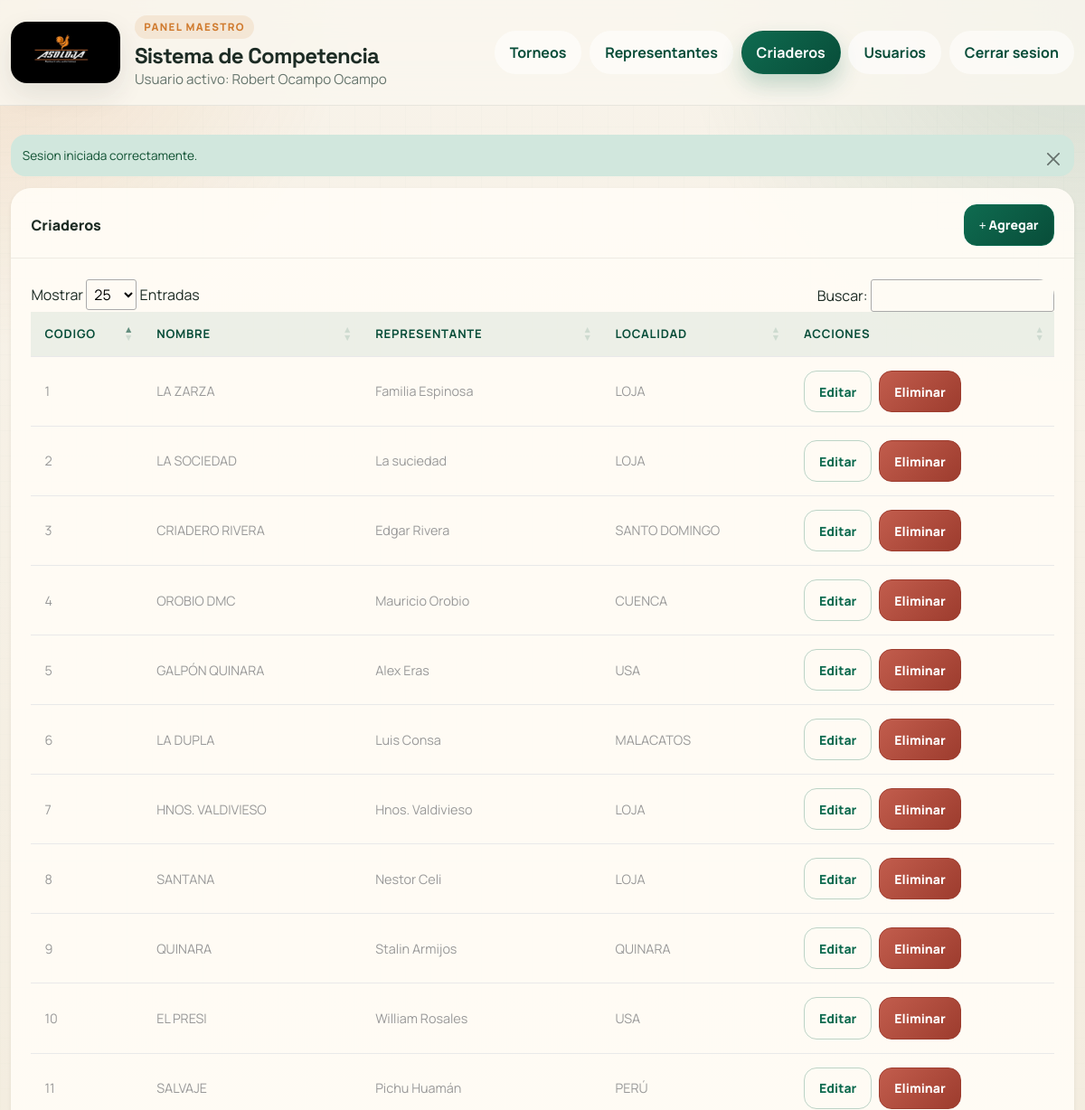
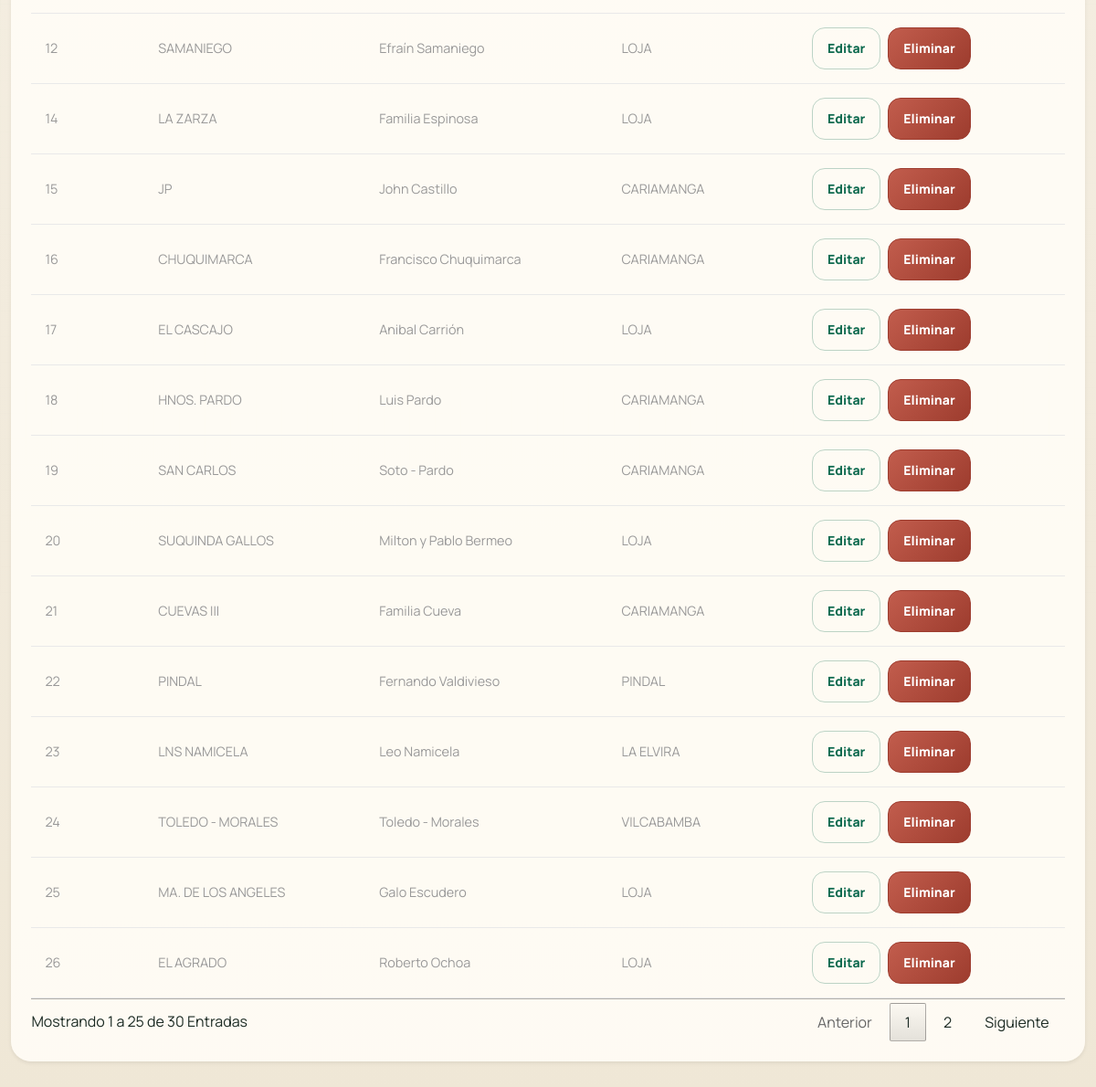
Screenshot of /admin/secciones/familias/index.php (signed in) with the database file from the repository (2 pictures, top to bottom).
### tables this page shows
CREATE TABLE `familias` (
  `codigo` int(11) NOT NULL,
  `nombre` varchar(255) NOT NULL,
  `localidad` varchar(255) NOT NULL,
  `representanteId` int(11) NOT NULL
);

CREATE TABLE `representante` (
  `ID` int(11) NOT NULL,
  `nombreCompleto` varchar(255) NOT NULL,
  `localidad` varchar(255) NOT NULL
);

### admin/secciones/familias/index.php (the view, shortened to what this page needs)
<?php
require_once __DIR__ . '/../../includes/app.php';
require_once __DIR__ . '/../../bd.php';
$consulta = $conexion->query('
    SELECT familias.codigo, familias.nombre, familias.localidad, representante.nombreCompleto
    FROM familias
    INNER JOIN representante ON familias.representanteId = representante.ID
    ORDER BY familias.nombre ASC
');
$lista_fam = $consulta->fetchAll();
include __DIR__ . '/../../templates/header.php';
?>
<div class="card shadow-sm border-0">
    <div class="card-header d-flex justify-content-between align-items-center">
        <span>Criaderos</span>
        <a class="btn btn-primary btn-sm" href="crear.php"><i class="fa-solid fa-plus"></i> Agregar</a>
    </div>
    <div class="card-body">
        <div class="table-responsive">
            <table class="table align-middle" id="tabla_id">
                <thead class="table-light">
                    <tr>
                        <th>Codigo</th>
                        <th>Nombre</th>
                        <th>Representante</th>
                        <th>Localidad</th>
                        <th>Acciones</th>
                    </tr>
                </thead>
                <tbody>
                    <?php foreach ($lista_fam as $registro): ?>
                        <tr>
                            <td><?php echo e((string) $registro['codigo']); ?></td>
                            <td><?php echo e($registro['nombre']); ?></td>
                            <td><?php echo e($registro['nombreCompleto']); ?></td>
                            <td><?php echo e($registro['localidad']); ?></td>
                            <td class="d-flex gap-2">
                                <a class="btn btn-outline-primary btn-sm" href="modificar.php?txtID=<?php echo urlencode((string) $registro['codigo']); ?>">Editar</a>
                                <?php echo render_delete_button('eliminar_familia', (int) $registro['codigo']); ?>
                            </td>
                        </tr>
                    <?php endforeach; ?>
                </tbody>
            </table>
        </div>
    </div>
</div>
<?php include __DIR__ . '/../../templates/footer.php'; ?>

### admin/templates/header.php (shortened to what this page needs)
<?php
require_once __DIR__ . '/../includes/app.php';
$rutaActual = $_SERVER['REQUEST_URI'] ?? '';
?>
<!doctype html>
<html lang="es">
<head>
  <link href="<?php echo e(admin_url('bootstrap/css/bootstrap.min.css')); ?>" rel="stylesheet">
  <link href="<?php echo e(admin_url('bootstrap/css/all.min.css')); ?>" rel="stylesheet">
  <link href="<?php echo e(asset_url('css/estilo.css')); ?>" rel="stylesheet" type="text/css">
  <link href="<?php echo e(asset_url('css/style.css')); ?>" rel="stylesheet" type="text/css">
  <link href="<?php echo e(asset_url('css/style-responsive.css')); ?>" rel="stylesheet">
  <link href="<?php echo e(asset_url('css/monthly.css')); ?>" rel="stylesheet">
  <link href="<?php echo e(asset_url('css/admin-panel.css')); ?>" rel="stylesheet">
  <link href="<?php echo e(asset_url('DataTables/datatables.min.css')); ?>" rel="stylesheet">
</head>
<body class="app-shell">
  <header class="app-topbar">
    <div class="container-fluid py-3 d-flex flex-column flex-lg-row align-items-lg-center justify-content-lg-between gap-3">
      <div class="app-brand d-flex align-items-center gap-3">
        <img src="<?php echo e(asset_url('images/Logo.png')); ?>" alt="Logo" style="height: 68px; width: auto;">
        <div>
          <span class="app-kicker">Panel maestro</span>
          <h1 class="app-title">Sistema de Competencia</h1>
          <div class="app-subtitle">Usuario activo: <?php echo e($_SESSION['nombre'] ?? $_SESSION['apodo']); ?></div>
        </div>
      </div>
      <nav class="nav nav-pills flex-wrap app-nav">
        <a class="nav-link <?php echo strpos($rutaActual, '/secciones/torneos') !== false ? 'active' : ''; ?>" href="<?php echo e(admin_url('secciones/torneos/')); ?>">Torneos</a>
        <a class="nav-link <?php echo strpos($rutaActual, '/secciones/representantes') !== false ? 'active' : ''; ?>" href="<?php echo e(admin_url('secciones/representantes/')); ?>">Representantes</a>
        <a class="nav-link <?php echo strpos($rutaActual, '/secciones/familias') !== false ? 'active' : ''; ?>" href="<?php echo e(admin_url('secciones/familias/')); ?>">Criaderos</a>
        <a class="nav-link <?php echo strpos($rutaActual, '/secciones/usuarios') !== false ? 'active' : ''; ?>" href="<?php echo e(admin_url('secciones/usuarios/')); ?>">Usuarios</a>
        <a class="nav-link" href="<?php echo e(admin_url('cerrar.php')); ?>">Cerrar sesion</a>
      </nav>
    </div>
  </header>
  <main class="container-fluid app-main">
    <?php render_flash(); ?>

### admin/includes/app.php (shortened to what this page needs)
<?php
function app_scheme(): string
{
    return 'http';
}
function admin_base_url(): string
{
    $host = $_SERVER['HTTP_HOST'] ?? 'localhost';
    return app_scheme() . '://' . $host . '/SG/admin/';
}
function app_root_url(): string
{
    return substr(admin_base_url(), 0, -6);
}
function admin_url(string $path = ''): string
{
    return admin_base_url() . ltrim($path, '/');
}
function asset_url(string $path = ''): string
{
    return rtrim(app_root_url(), '/') . '/' . ltrim($path, '/');
}
function pull_flash(): ?array
{
    $flash = $_SESSION['flash'];
    return $flash;
}
function csrf_token(): string
{
    return $_SESSION['csrf_token'];
}
function csrf_input(): string
{
    return '<input type="hidden" name="csrf_token" value="' . htmlspecialchars(csrf_token(), ENT_QUOTES, 'UTF-8') . '">';
}
function e(?string $value): string
{
    return htmlspecialchars((string) $value, ENT_QUOTES, 'UTF-8');
}
function render_flash(): void
{
    $flash = pull_flash();
    echo '<div class="alert alert-' . e($flash['type']) . ' alert-dismissible fade show" role="alert">';
    echo e($flash['message']);
    echo '<button type="button" class="btn-close" data-bs-dismiss="alert" aria-label="Cerrar"></button>';
    echo '</div>';
}
function render_delete_button(string $name, int $id, string $label = 'Eliminar', string $class = 'btn btn-danger btn-sm'): string
{
    return '<form method="post" class="d-inline">'
        . csrf_input()
        . '<input type="hidden" name="' . e($name) . '" value="' . $id . '">'
        . '<button type="submit" class="' . e($class) . '" data-confirm="Confirma esta accion?">' . e($label) . '</button>'
        . '</form>';
}

### admin/templates/footer.php (shortened to what this page needs)
</main>
</body>
</html>

### css/estilo.css (style rules this page uses)
.table { width: 100%; }

### css/style.css (style rules this page uses)
h4, h5, h6, h1, h2, h3 { margin: 0; }
html, body { font-family: 'Roboto', sans-serif; font-size: 100%; overflow-x: hidden; background: url(../images/bg.jpg) no-repeat 0px 0px; background-size:cover; }
body a { transition: 0.5s all ease; -webkit-transition: 0.5s all ease; -moz-transition: 0.5s all ease; -o-transition: 0.5s all ease; -ms-transition: 0.5s all ease; text-decoration:none; }
h1,h2,h3,h4,h5,h6 { margin:0; }
.alert { padding: 16.8px !important; }
.table>thead>tr>th { border-bottom: 1px solid #e1ab91 ! important; }
.table>tbody>tr>td, .table>tbody>tr>th, .table>tfoot>tr>td, .table>tfoot>tr>th, .table>thead>tr>td, .table>thead>tr>th { border-bottom: 1px solid #e9e9e9 ! important; }
.table > thead > tr > th, .table > tbody > tr > th, .table > tfoot > tr > th, .table > thead > tr > td, .table > tbody > tr > td, .table > tfoot > tr > td { border-top: none !important; }
.table td, .table>tbody>tr>td, .table>tbody>tr>th, .table>tfoot>tr>td, .table>tfoot>tr>th, .table>thead>tr>td, .table>thead>tr>th { padding: 15px!important; }
.table > thead > tr > th, .table > tbody > tr > th, .table > tfoot > tr > th, .table > thead > tr > td, .table > tbody > tr > td, .table > tfoot > tr > td { font-size: 0.9em; color: #999; border-top: none !important; }
.alert { font-size: 0.85em; }
.alert { margin-bottom: 23px !important; }
@media (max-width: 1280px) { .alert { margin-bottom: 13px !important; padding: 12.8px !important; } }

### rows the page displays
familias: codigo "16", nombre "CHUQUIMARCA", representanteId.nombreCompleto "Francisco Chuquimarca", localidad "CARIAMANGA"
familias: codigo "3", nombre "CRIADERO RIVERA", representanteId.nombreCompleto "Edgar Rivera", localidad "SANTO DOMINGO"
familias: codigo "21", nombre "CUEVAS III", representanteId.nombreCompleto "Familia Cueva", localidad "CARIAMANGA"
familias: codigo "26", nombre "EL AGRADO", representanteId.nombreCompleto "Roberto Ochoa", localidad "LOJA"
familias: codigo "17", nombre "EL CASCAJO", representanteId.nombreCompleto "Anibal Carrión", localidad "LOJA"
familias: codigo "10", nombre "EL PRESI", representanteId.nombreCompleto "William Rosales", localidad "USA"
familias: codigo "5", nombre "GALPÓN QUINARA", representanteId.nombreCompleto "Alex Eras", localidad "USA"
familias: codigo "18", nombre "HNOS. PARDO", representanteId.nombreCompleto "Luis Pardo", localidad "CARIAMANGA"
familias: codigo "7", nombre "HNOS. VALDIVIESO", representanteId.nombreCompleto "Hnos. Valdivieso", localidad "LOJA"
familias: codigo "15", nombre "JP", representanteId.nombreCompleto "John Castillo", localidad "CARIAMANGA"
familias: codigo "6", nombre "LA DUPLA", representanteId.nombreCompleto "Luis Consa", localidad "MALACATOS"
familias: codigo "2", nombre "LA SOCIEDAD", representanteId.nombreCompleto "La suciedad", localidad "LOJA"
familias: codigo "1", nombre "LA ZARZA", representanteId.nombreCompleto "Familia Espinosa", localidad "LOJA"
familias: codigo "14", nombre "LA ZARZA", representanteId.nombreCompleto "Familia Espinosa", localidad "LOJA"
familias: codigo "23", nombre "LNS NAMICELA", representanteId.nombreCompleto "Leo Namicela", localidad "LA ELVIRA"
familias: codigo "25", nombre "MA. DE LOS ANGELES", representanteId.nombreCompleto "Galo Escudero", localidad "LOJA"
familias: codigo "4", nombre "OROBIO DMC", representanteId.nombreCompleto "Mauricio Orobio", localidad "CUENCA"
familias: codigo "22", nombre "PINDAL", representanteId.nombreCompleto "Fernando Valdivieso", localidad "PINDAL"
familias: codigo "9", nombre "QUINARA", representanteId.nombreCompleto "Stalin Armijos", localidad "QUINARA"
familias: codigo "11", nombre "SALVAJE", representanteId.nombreCompleto "Pichu Huamán", localidad "PERÚ"
familias: codigo "12", nombre "SAMANIEGO", representanteId.nombreCompleto "Efraín Samaniego", localidad "LOJA"
familias: codigo "19", nombre "SAN CARLOS", representanteId.nombreCompleto "Soto - Pardo", localidad "CARIAMANGA"
familias: codigo "8", nombre "SANTANA", representanteId.nombreCompleto "Nestor Celi", localidad "LOJA"
familias: codigo "20", nombre "SUQUINDA GALLOS", representanteId.nombreCompleto "Milton y Pablo Bermeo", localidad "LOJA"
familias: codigo "24", nombre "TOLEDO - MORALES", representanteId.nombreCompleto "Toledo - Morales", localidad "VILCABAMBA"

### other values shown
$_SESSION['nombre'] "Robert Ocampo Ocampo"
$flash['message'] "Sesion iniciada correctamente."
